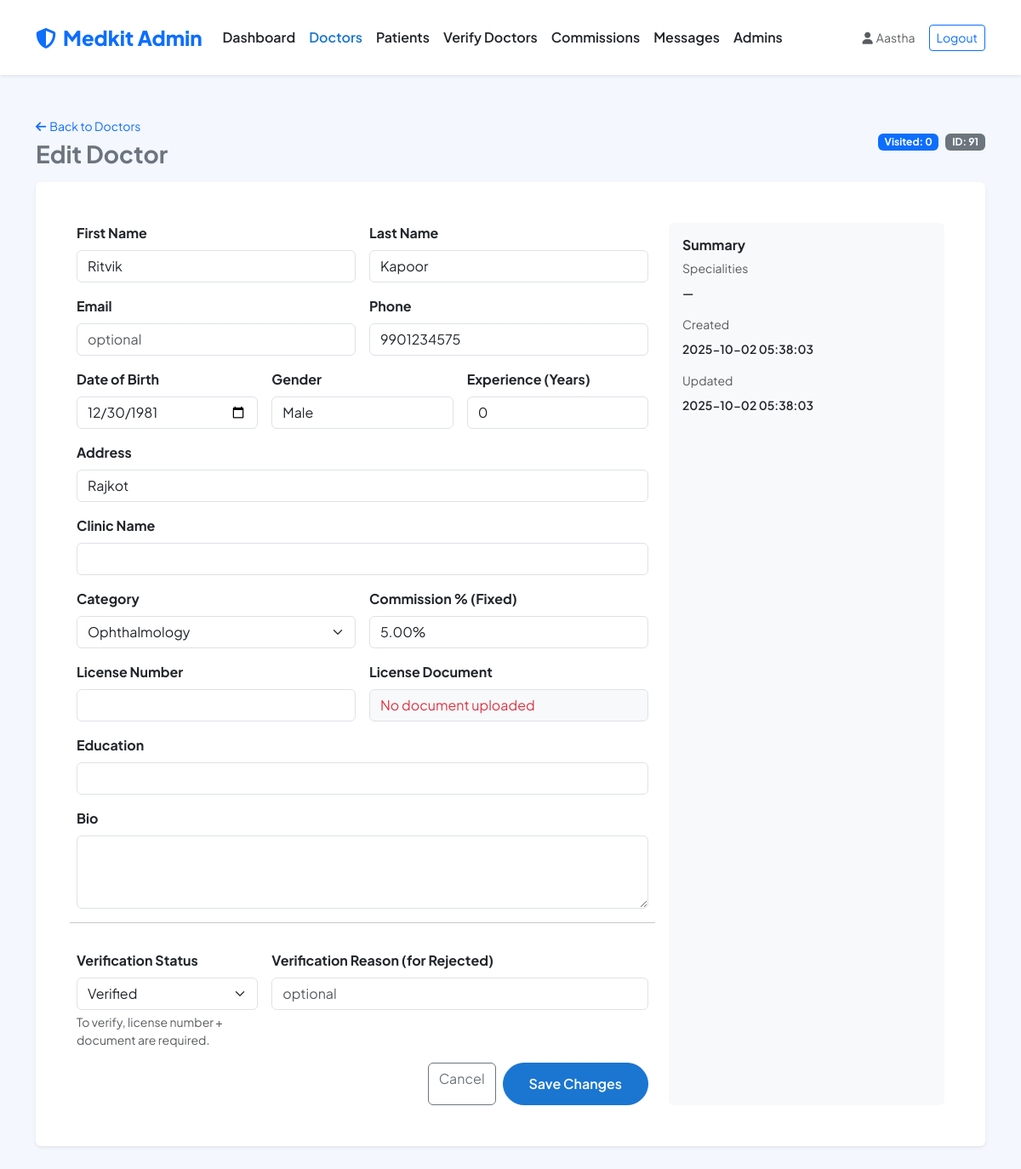
Screenshot of /MINI_PHP/admin/doctor_edit.php?id=91 (signed in) with the database file from the repository.
### tables this page shows
CREATE TABLE `users` (
  `id` int(11) NOT NULL,
  `firstname` varchar(225) DEFAULT '',
  `lastname` varchar(225) DEFAULT '',
  `phone_number` bigint(20) DEFAULT 0,
  `date_of_birth` date DEFAULT curdate(),
  `email` varchar(50) NOT NULL,
  `gender` varchar(100) DEFAULT '',
  `address` varchar(225) DEFAULT '',
  `clinic_name` varchar(255) DEFAULT NULL,
  `experience_years` int(11) DEFAULT 0,
  `education` varchar(255) DEFAULT NULL,
  `bio` text DEFAULT NULL,
  `password` varchar(255) NOT NULL,
  `role_id` int(11) DEFAULT 0,
  `category_id` int(11) DEFAULT NULL,
  `created_at` timestamp NOT NULL DEFAULT current_timestamp(),
  `updated_at` timestamp NOT NULL DEFAULT current_timestamp() ON UPDATE current_timestamp(),
  `profile_image` varchar(255) DEFAULT NULL,
  `license_number` varchar(50) DEFAULT NULL,
  `license_document` varchar(255) DEFAULT NULL,
  `verification_status` enum('verified','pending','rejected') NOT NULL DEFAULT 'verified',
  `verification_reason` varchar(255) DEFAULT NULL,
  `verified_at` timestamp NULL DEFAULT NULL,
  `verified_by_admin_id` int(11) DEFAULT NULL,
  `commission_percent` decimal(5,2) NOT NULL DEFAULT 10.00
);

### MINI_PHP/admin/_bootstrap.php (called while the page is built, shortened)
<?php
require_once __DIR__ . '/../admin_helpers.php';
if (!function_exists('admin_name')) {
  function admin_name(): string
  {
    return (string)($_SESSION['admin_name'] ?? 'Admin');
  }
}
if (!function_exists('admin_h')) {
  function admin_h(string $value): string
  {
    return htmlspecialchars($value, ENT_QUOTES, 'UTF-8');
  }
}

### MINI_PHP/admin_helpers.php (called while the page is built, shortened)
<?php
if (!function_exists('medikit_fixed_commission_percent')) {
  function medikit_fixed_commission_percent(): float
  {
    return 5.00;
  }
}

### MINI_PHP/admin/doctor_edit.php (the view, shortened to what this page needs)
<?php
require_once __DIR__ . '/_bootstrap.php';
$doctor_id = isset($_GET['id']) ? (int)$_GET['id'] : 0;
function medikit_fetch_doctor_for_admin(mysqli $conn, int $doctor_id): ?array
{
  $q = "
    SELECT
      u.*,
      c.category_name,
      COALESCE(vb_stats.visited_count, 0) AS visited_count,
      COALESCE(spec.specialities, '') AS specialities
    FROM users u
    LEFT JOIN category c ON c.id = u.category_id
    LEFT JOIN (
      SELECT doctor_id, COUNT(*) AS visited_count
      FROM visit_booking
      WHERE status = 'visited'
      GROUP BY doctor_id
    ) vb_stats ON vb_stats.doctor_id = u.id
    LEFT JOIN (
      SELECT ds.doctor_id,
             GROUP_CONCAT(s.doctor_speciality ORDER BY s.doctor_speciality SEPARATOR ', ') AS specialities
      FROM doctor_speciality ds
      INNER JOIN speciality s ON s.id = ds.speciality_id
      GROUP BY ds.doctor_id
    ) spec ON spec.doctor_id = u.id
    WHERE u.id = ? AND u.role_id = 2
    LIMIT 1
  ";
  $stmt = $conn->prepare($q);
  $stmt->bind_param('i', $doctor_id);
  $stmt->execute();
  $row = $stmt->get_result()->fetch_assoc();
  return $row ?: null;
}
$categories = [];
$resCat = $conn->query("SELECT id, category_name FROM category ORDER BY category_name ASC");
if ($resCat) {
  while ($row = $resCat->fetch_assoc()) {
    $categories[] = $row;
  }
}
$doctor = medikit_fetch_doctor_for_admin($conn, $doctor_id);
$css_v = (int)@filemtime(__DIR__ . '/../custom_style.css');
?>
<!DOCTYPE html>
<html lang="en">
<head>
  <link href="https://cdn.jsdelivr.net/npm/bootstrap@5.3.2/dist/css/bootstrap.min.css" rel="stylesheet">
  <link rel="stylesheet" href="https://cdnjs.cloudflare.com/ajax/libs/font-awesome/6.4.0/css/all.min.css">
  <link rel="stylesheet" href="../custom_style.css?v=<?php echo $css_v; ?>">
</head>
<body style="background-color: var(--secondary-color);">
  <nav class="navbar navbar-expand-lg bg-white py-3 shadow-sm">
    <div class="container">
      <a class="navbar-brand text-primary" href="dashboard.php"><i class="fas fa-shield-halved me-2"></i>Medkit Admin</a>
      <div class="collapse navbar-collapse" id="adminNav">
        <ul class="navbar-nav me-auto">
          <li class="nav-item"><a class="nav-link" href="dashboard.php">Dashboard</a></li>
          <li class="nav-item"><a class="nav-link active" href="doctors.php">Doctors</a></li>
          <li class="nav-item"><a class="nav-link" href="patients.php">Patients</a></li>
          <li class="nav-item"><a class="nav-link" href="verify_doctors.php">Verify Doctors</a></li>
          <li class="nav-item"><a class="nav-link" href="commissions.php">Commissions</a></li>
          <li class="nav-item"><a class="nav-link" href="contact_messages.php">Messages</a></li>
          <li class="nav-item"><a class="nav-link" href="admin_users.php">Admins</a></li>
        </ul>
        <div class="d-flex align-items-center gap-3">
          <span class="text-muted small"><i class="fas fa-user me-1"></i><?php echo admin_h(admin_name()); ?></span>
          <a class="btn btn-outline-primary btn-sm" href="logout.php">Logout</a>
        </div>
      </div>
    </div>
  </nav>
  <main class="container py-5">
    <div class="d-flex flex-wrap align-items-center justify-content-between mb-3 gap-2">
      <div>
        <a href="doctors.php" class="text-decoration-none small"><i class="fas fa-arrow-left me-1"></i>Back to Doctors</a>
        <h3 class="fw-bold mb-0 mt-1">Edit Doctor</h3>
      </div>
      <div class="d-flex flex-wrap gap-2">
        <span class="badge bg-primary">Visited: <?php echo (int)($doctor['visited_count'] ?? 0); ?></span>
        <span class="badge bg-secondary">ID: <?php echo (int)$doctor_id; ?></span>
      </div>
    </div>
    <div class="card border-0 shadow-sm">
      <div class="card-body p-4 p-lg-5">
        <div class="row g-4">
          <div class="col-lg-8">
            <form method="POST" action="">
              <div class="row g-3">
                <div class="col-md-6">
                  <label class="form-label fw-bold">First Name</label>
                  <input type="text" name="firstname" class="form-control" value="<?php echo admin_h((string)($doctor['firstname'] ?? '')); ?>" required>
                </div>
                <div class="col-md-6">
                  <label class="form-label fw-bold">Last Name</label>
                  <input type="text" name="lastname" class="form-control" value="<?php echo admin_h((string)($doctor['lastname'] ?? '')); ?>" required>
                </div>
                <div class="col-md-6">
                  <label class="form-label fw-bold">Email</label>
                  <input type="email" name="email" class="form-control" value="<?php echo admin_h((string)($doctor['email'] ?? '')); ?>" placeholder="optional">
                </div>
                <div class="col-md-6">
                  <label class="form-label fw-bold">Phone</label>
                  <input type="text" name="phone_number" class="form-control" value="<?php echo admin_h((string)($doctor['phone_number'] ?? '')); ?>">
                </div>
                <div class="col-md-4">
                  <label class="form-label fw-bold">Date of Birth</label>
                  <input type="date" name="date_of_birth" class="form-control" value="<?php echo admin_h((string)($doctor['date_of_birth'] ?? '')); ?>">
                </div>
                <div class="col-md-4">
                  <label class="form-label fw-bold">Gender</label>
                  <input type="text" name="gender" class="form-control" value="<?php echo admin_h((string)($doctor['gender'] ?? '')); ?>">
                </div>
                <div class="col-md-4">
                  <label class="form-label fw-bold">Experience (Years)</label>
                  <input type="number" name="experience_years" class="form-control" min="0" step="1" value="<?php echo (int)($doctor['experience_years'] ?? 0); ?>">
                </div>
                <div class="col-12">
                  <label class="form-label fw-bold">Address</label>
                  <input type="text" name="address" class="form-control" value="<?php echo admin_h((string)($doctor['address'] ?? '')); ?>">
                </div>
                <div class="col-12">
                  <label class="form-label fw-bold">Clinic Name</label>
                  <input type="text" name="clinic_name" class="form-control" value="<?php echo admin_h((string)($doctor['clinic_name'] ?? '')); ?>">
                </div>
                <div class="col-md-6">
                  <label class="form-label fw-bold">Category</label>
                  <select name="category_id" class="form-select">
                    <?php foreach ($categories as $c): ?>
                      <?php
                      $cid = (int)($c['id'] ?? 0);
                      $selected = ($cid > 0 && (int)($doctor['category_id'] ?? 0) === $cid) ? 'selected' : '';
                      ?>
                      <option value="<?php echo $cid; ?>" <?php echo $selected; ?>><?php echo admin_h((string)($c['category_name'] ?? '')); ?></option>
                    <?php endforeach; ?>
                  </select>
                </div>
                <div class="col-md-6">
                  <label class="form-label fw-bold">Commission % (Fixed)</label>
                  <input type="text" class="form-control" value="<?php echo number_format(medikit_fixed_commission_percent(), 2); ?>%" readonly>
                </div>
                <div class="col-md-6">
                  <label class="form-label fw-bold">License Number</label>
                  <input type="text" name="license_number" class="form-control" value="<?php echo admin_h((string)($doctor['license_number'] ?? '')); ?>">
                </div>
                <div class="col-md-6">
                  <label class="form-label fw-bold">License Document</label>
                  <div class="form-control bg-light">
                    <?php if ((string)($doctor['license_document'] ?? '') !== ''): ?>
                      <a href="license.php?doctor_id=<?php echo (int)$doctor_id; ?>" target="_blank" class="text-primary text-decoration-none">
                        <i class="fas fa-file-lines me-1"></i>View Document
                      </a>
                    <?php else: ?>
                      <span class="text-danger">No document uploaded</span>
                    <?php endif; ?>
                  </div>
                </div>
                <div class="col-12">
                  <label class="form-label fw-bold">Education</label>
                  <input type="text" name="education" class="form-control" value="<?php echo admin_h((string)($doctor['education'] ?? '')); ?>">
                </div>
                <div class="col-12">
                  <label class="form-label fw-bold">Bio</label>
                  <textarea name="bio" class="form-control" rows="3"><?php echo admin_h((string)($doctor['bio'] ?? '')); ?></textarea>
                </div>
                <hr class="my-3">
                <div class="col-md-4">
                  <label class="form-label fw-bold">Verification Status</label>
                  <select name="verification_status" class="form-select">
                    <?php
                    $vs = (string)($doctor['verification_status'] ?? 'pending');
                    ?>
                    <option value="verified" <?php echo ($vs === 'verified') ? 'selected' : ''; ?>>Verified</option>
                  </select>
                  <div class="form-text">To verify, license number + document are required.</div>
                </div>
                <div class="col-md-8">
                  <label class="form-label fw-bold">Verification Reason (for Rejected)</label>
                  <input type="text" name="verification_reason" class="form-control" value="<?php echo admin_h((string)($doctor['verification_reason'] ?? '')); ?>" placeholder="optional">
                </div>
                <div class="col-12 d-flex justify-content-end gap-2">
                  <a href="doctors.php" class="btn btn-outline-secondary">Cancel</a>
                  <button type="submit" class="btn btn-primary">Save Changes</button>
                </div>
              </div>
            </form>
          </div>
          <div class="col-lg-4">
            <div class="card border-0 bg-light h-100">
              <div class="card-body">
                <h6 class="fw-bold">Summary</h6>
                <div class="small text-muted mb-2">Specialities</div>
                <div class="small fw-semibold mb-3"><?php echo admin_h((string)($doctor['specialities'] ?? '') !== '' ? (string)$doctor['specialities'] : '—'); ?></div>
                <div class="small text-muted mb-2">Created</div>
                <div class="small fw-semibold mb-3"><?php echo admin_h((string)($doctor['created_at'] ?? '')); ?></div>
                <div class="small text-muted mb-2">Updated</div>
                <div class="small fw-semibold mb-0"><?php echo admin_h((string)($doctor['updated_at'] ?? '')); ?></div>
              </div>
            </div>
          </div>
        </div>
      </div>
    </div>
  </main>
</body>
</html>

### MINI_PHP/custom_style.css (style rules this page uses)
:root { --primary-color: #1A76D1; --secondary-color: #F4F7FE; --heading-color: #212529; --text-color: #6C757D; --bs-body-font-family: 'Plus Jakarta Sans', sans-serif; --card-shadow: 0 10px 30px rgba(0, 0, 0, 0.07); }
body { background-color: #FFF; color: var(--text-color); }
html, body { max-width: 100%; overflow-x: hidden; }
.navbar-brand { font-weight: 800; font-size: 1.5rem; }
.navbar .nav-link { font-weight: 600; color: var(--heading-color); transition: color .3s; padding: 1rem; }
.navbar .nav-link:hover, .navbar .nav-link.active { color: var(--primary-color); }
.btn-primary { background-color: var(--primary-color); border-color: var(--primary-color); font-weight: 600; padding: 12px 30px; border-radius: 50px; transition: all .3s; }

### rows the page displays
users: firstname "Ritvik", lastname "Kapoor", phone_number "9901234575", date_of_birth "12/30/1981", gender "Male", experience_years "0", address "Rajkot", verification_status "Verified", created_at "2025-10-02 05:38:03", updated_at "2025-10-02 05:38:03"

### other values shown
admin_h(admin_name()) "Aastha"
$doctor['visited_count'] "0"
$doctor_id "91"
form field category_id "Ophthalmology"
